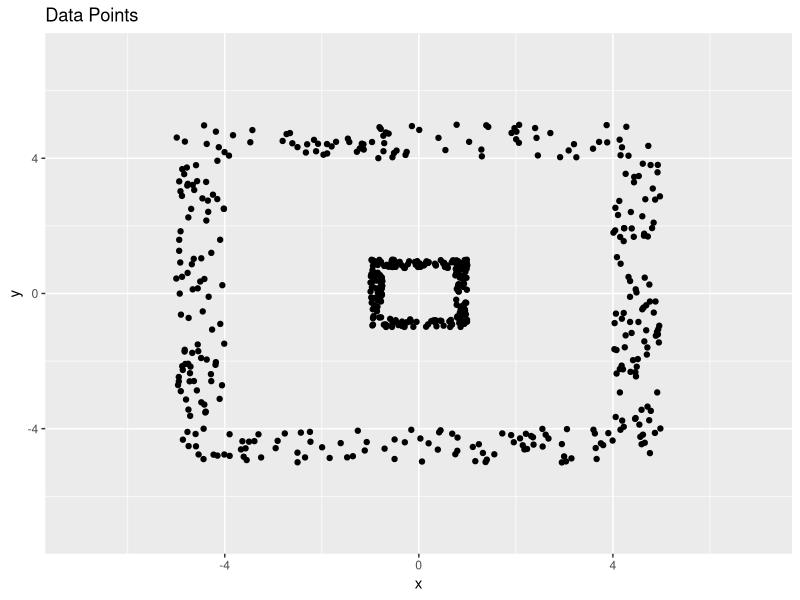
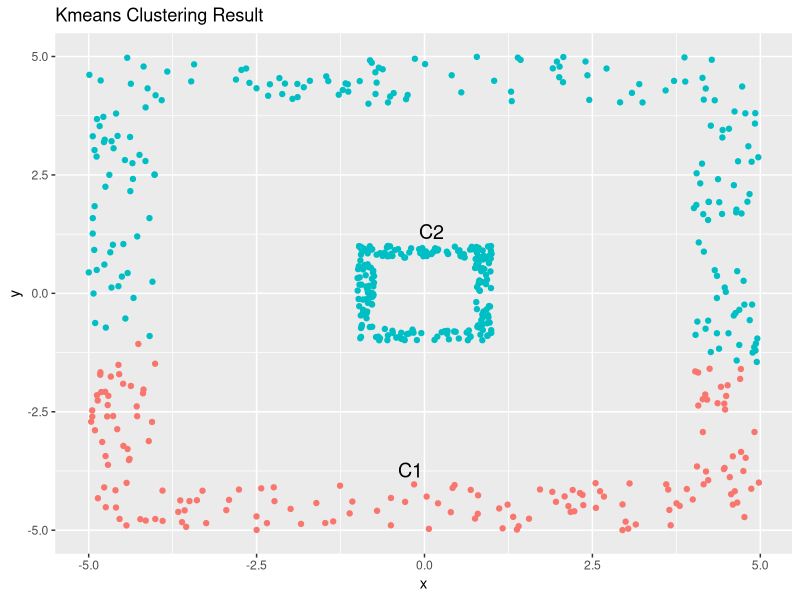
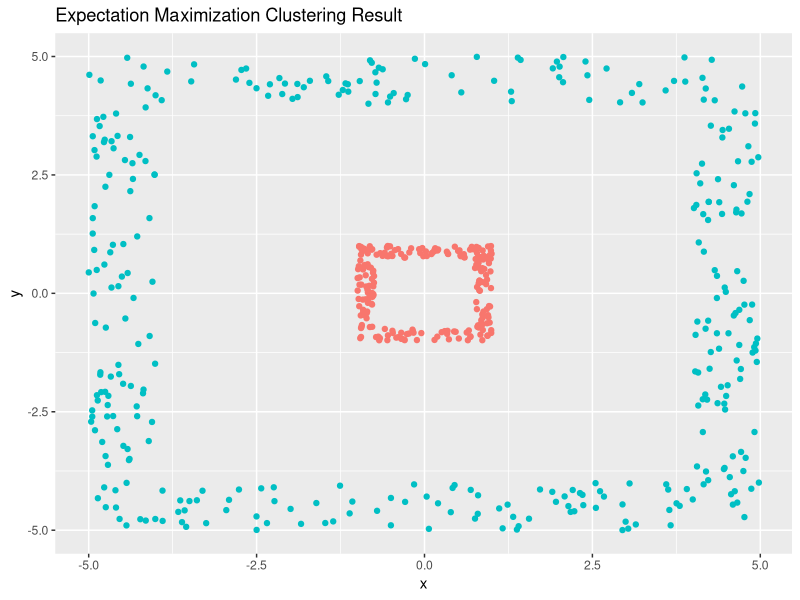
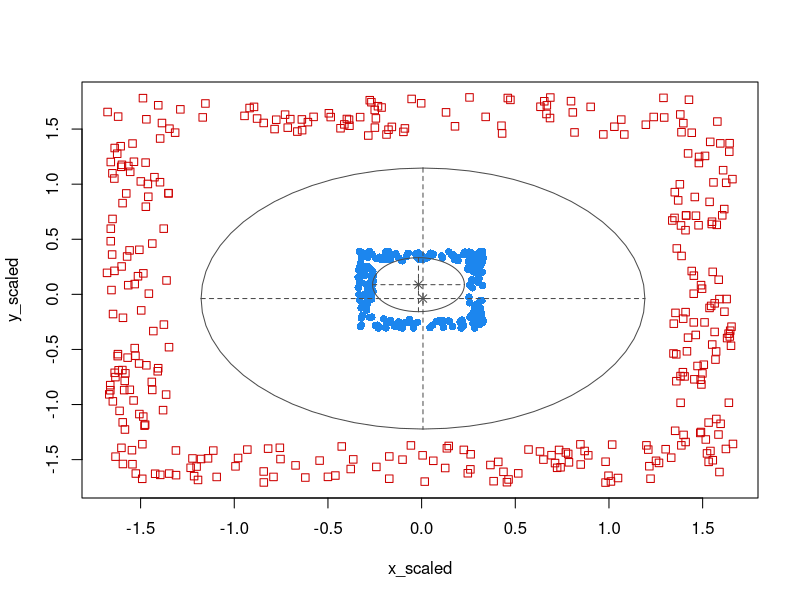
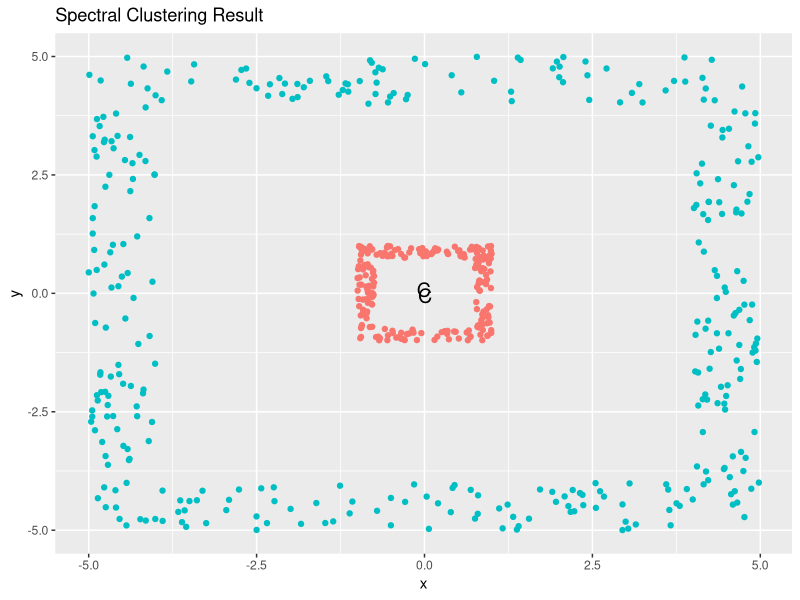

Write R code to recreate these figures, in order.
# This script conducts various types of clustering on generated data.

# LOAD LIBRARIES --------------------------------------------------------------------
# This section loads necessary libraries.
library(data.table)
library(ggplot2)
library(dplyr)
library(mclust)
library(kernlab)

# GENERATE DATA -----------------------------------------------------------
# This section generates the data that will be clustered.

  # Create small and large squares of data.
  set.seed(12346)
  small_rectangle = data.table(x = runif(500, 
                                         min = -1, 
                                         max = 1), 
                               y = runif(500, 
                                         min = -1, 
                                         max = 1))
  large_rectangle = data.table(x = runif(1000, 
                                         min = -5, 
                                         max = 5), 
                               y = runif(1000, 
                                         min = -5, 
                                         max = 5))
  
  # Remove most of the points in the interior of the rectangles.
  # The remaining points will be around the borders.
  small_rectangle = small_rectangle[abs(x) > 0.75 | abs(y) > 0.75]
  large_rectangle = large_rectangle[abs(x) > 4 | abs(y) > 4]
  
  # Plot 'small_rectangle' and 'large_rectangle' data.
  ggplot(data = small_rectangle, 
         aes(x = x, 
             y = y)) + 
    geom_point() + 
    geom_point(data = large_rectangle, 
               aes(x = x, 
                   y = y)) +
    xlim(c(-7, 7)) + 
    ylim(c(-7, 7)) + 
    ggtitle('Data Points') + 
    xlab('x') + 
    ylab('y')

# KMEANS CLUSTERING -------------------------------------------------------
  
  # Combine 'small_rectangle' and 'large_rectangle' to conduct clustering.
  all_data = rbind(small_rectangle, large_rectangle)
  
  # Scale data columns and create data table with scaled data. This should be done prior to clustering.
  # I do this separately so I can later access the mean and standard deviation of scaling.
  x_scaled = scale(all_data$x)
  y_scaled = scale(all_data$y)
  scaled_data = data.table(x_scaled = x_scaled, 
                           y_scaled = y_scaled)
  scaled_data = rename(scaled_data, 
                       x_scaled = x_scaled.V1, 
                       y_scaled = y_scaled.V1)
  
  # NEED TO CHECK HOW MANY CLUSTERS ARE IDEAL (3 ways?)
  
  # Conduct k-means clustering with 2 clusters.
  set.seed(12346)
  kmeans = kmeans(scaled_data, 
                  centers = 2)
  
  # Convert cluster centers back into unscaled values and view cluster centers.
  kmeans_centers = data.table(kmeans$centers)
  kmeans_centers$x_scaled = (kmeans_centers$x_scaled * attr(x_scaled, 
                                                            'scaled:scale')) + attr(x_scaled, 
                                                                                    'scaled:center')
  kmeans_centers$y_scaled = (kmeans_centers$y_scaled * attr(y_scaled, 
                                                            'scaled:scale')) + attr(y_scaled, 
                                                                                    'scaled:center')
  print(kmeans_centers)
  
  # Add kmeans clusters to 'all_data'.
  all_data$kmeans_clusters = kmeans$cluster
  
  # BOOTSTRAPPING FOR STABILITY CHECK????
  
  # Plot kmeans clustering results and cluster centers (black Cs).
  ggplot(data = all_data, 
         aes(x = x, 
             y = y, 
             color = as.character(kmeans_clusters))) + 
    geom_point() + 
    annotate('text', 
             x = kmeans_centers$x_scaled[1], 
             y = kmeans_centers$y_scaled[1], 
             label = 'C1', 
             size = 5) + 
    annotate('text', 
             x = kmeans_centers$x_scaled[2], 
             y = kmeans_centers$y_scaled[2], 
             label = 'C2', 
             size = 5) + 
    theme(legend.position = 'none') +
    ggtitle('Kmeans Clustering Result')

# EXPECTATION MAXIMIZATION (EM) CLUSTERING -------------------------------------
  ??????????????
  # Conduct EM clustering.
  set.seed(134)
  em = Mclust(scaled_data, 
              G = 2)
  
  # Add EM clustering assignments to all data.
  all_data$em_clusters = em$classification
  
  # Plot EM clustering results 1.
  ggplot(data = all_data, 
         aes(x = x, 
             y = y, 
             color = as.character(em_clusters))) + 
    geom_point() + 
    theme(legend.position = 'none') +
    ggtitle('Expectation Maximization Clustering Result')
  
  # Plot EM clustering results 2 (for scaled data).
  plot(em, 
       what = 'classification')

# SPECTRAL CLUSTERING -----------------------------------------------------

  # Conduct spectral clustering with 2 clusters.
  spec_clust = specc(as.matrix(scaled_data), 
                     centers = 2)
  
  # View cluster centers and sizes.
  centers(spec_clust)     # cluster centers
  size(spec_clust)        # cluster sizes
  
  # Save spectral clustering cluster centers for plot.
  # I'm not sure what cluster centers mean in the context of spectral clustering.
  spectral_centers = data.table(centers(spec_clust))
  
  # Plot spectral clustering results.
  ggplot(data = all_data, 
         aes(x = x, 
             y = y, 
             color = as.character(spec_clust))) + 
    geom_point() + 
    annotate('text', 
             x = spectral_centers$V1[1], 
             y = spectral_centers$V2[1], 
             label = 'C', 
             size = 5) +
    annotate('text', 
             x = spectral_centers$V1[2], 
             y = spectral_centers$V2[2], 
             label = 'C', 
             size = 5) +
    theme(legend.position = 'none') +
    ggtitle('Spectral Clustering Result')
  
  
  
   annotate('text', 
             x = kmeans_centers$x_scaled[1], 
             y = kmeans_centers$y_scaled[1], 
             label = 'C1', 
             size = 5)
